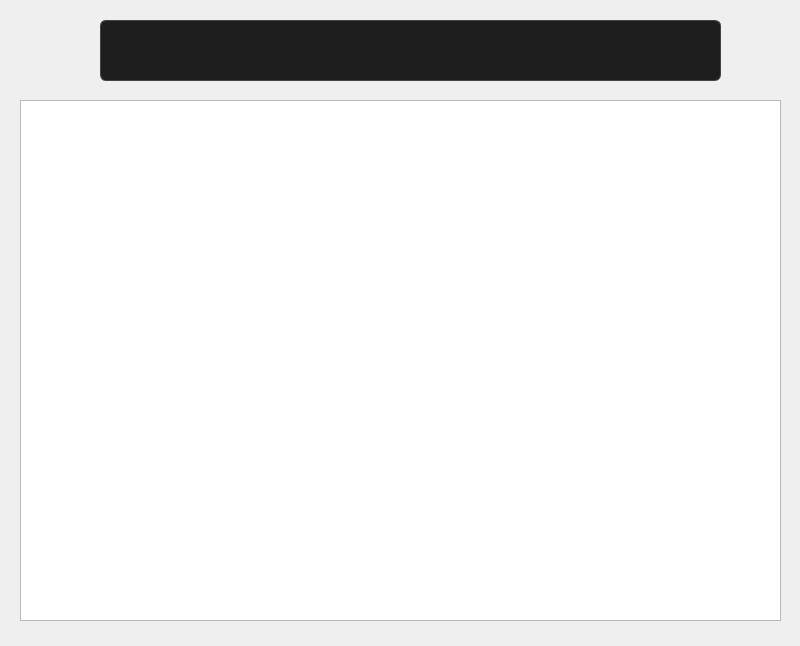
<?xml version="1.0" encoding="UTF-8"?>
<ui version="4.0">
 <class>viewUsers</class>
 <widget class="QWidget" name="viewUsers">
  <property name="geometry">
   <rect>
    <x>0</x>
    <y>0</y>
    <width>800</width>
    <height>646</height>
   </rect>
  </property>
  <property name="windowTitle">
   <string>Form</string>
  </property>
  <property name="styleSheet">
   <string notr="true">QMainWindow {
    background-color: #000000; /* الخلفية الرئيسية سوداء */
}

/* Sidebar */
QListWidget {
    background-color: #1e1e1e;
    color: #ffffff;
    border-radius: 8px;
    font-size: 12pt;
}
QListWidget::item:selected {
    background: #00a8ff;
    color: white;
}
QListWidget::item:hover {
    background: #333333;
}

/* Tabs */
QTabBar::tab {
    font-size: 12pt;
    padding: 8px 20px;
    margin: 4px;
    border-radius: 12px;
    background: #1e1e1e;
    color: #bbbbbb;
}
QTabBar::tab:selected {
    background: #44bd32;
    color: white;
    font-weight: bold;
}
QTabBar::tab:hover {
    background: #4cd137;
    color: white;
}

/* Forms (LineEdits, Labels) */
QLabel {
    color: #ffffff;
    font-size: 11pt;
}
QLineEdit {
    font-size: 11pt;
    padding: 6px;
    border: 1px solid #444444;
    border-radius: 6px;
    background: #1e1e1e;
    color: #ffffff;
}
QLineEdit:focus {
    border: 2px solid #44bd32;
    background: #2c2c2c;
    color: #ffffff;
}

/* Buttons */
QPushButton {
    font-size: 11pt;
    font-weight: bold;
    padding: 8px 16px;
    border-radius: 8px;
    color: white;
    background-color: #1e1e1e;
    border: 1px solid #444;
}
QPushButton#add {
    background-color: #44bd32;
}
QPushButton#add:hover {
    background-color: #4cd137;
}
QPushButton#update {
    background-color: #0097e6;
}
QPushButton#update:hover {
    background-color: #00a8ff;
}
QPushButton#delete {
    background-color: #e84118;
}
QPushButton#delete:hover {
    background-color: #c23616;
}
</string>
  </property>
  <widget class="QLineEdit" name="searchInput">
   <property name="geometry">
    <rect>
     <x>100</x>
     <y>20</y>
     <width>621</width>
     <height>61</height>
    </rect>
   </property>
   <property name="text">
    <string/>
   </property>
  </widget>
  <widget class="QTableWidget" name="usersTable">
   <property name="geometry">
    <rect>
     <x>20</x>
     <y>100</y>
     <width>761</width>
     <height>521</height>
    </rect>
   </property>
   <property name="styleSheet">
    <string notr="true">QMainWindow {
    background-color: #000000; /* الخلفية الرئيسية سوداء */
}

/* Sidebar */
QListWidget {
    background-color: #1e1e1e;
    color: #ffffff;
    border-radius: 8px;
    font-size: 12pt;
}
QListWidget::item:selected {
    background: #00a8ff;
    color: white;
}
QListWidget::item:hover {
    background: #333333;
}

/* Tabs */
QTabBar::tab {
    font-size: 12pt;
    padding: 8px 20px;
    margin: 4px;
    border-radius: 12px;
    background: #1e1e1e;
    color: #bbbbbb;
}
QTabBar::tab:selected {
    background: #44bd32;
    color: white;
    font-weight: bold;
}
QTabBar::tab:hover {
    background: #4cd137;
    color: white;
}

/* Forms (LineEdits, Labels) */
QLabel {
    color: #ffffff;
    font-size: 11pt;
}
QLineEdit {
    font-size: 11pt;
    padding: 6px;
    border: 1px solid #444444;
    border-radius: 6px;
    background: #1e1e1e;
    color: #ffffff;
}
QLineEdit:focus {
    border: 2px solid #44bd32;
    background: #2c2c2c;
    color: #ffffff;
}

/* Buttons */
QPushButton {
    font-size: 11pt;
    font-weight: bold;
    padding: 8px 16px;
    border-radius: 8px;
    color: white;
    background-color: #1e1e1e;
    border: 1px solid #444;
}
QPushButton#add {
    background-color: #44bd32;
}
QPushButton#add:hover {
    background-color: #4cd137;
}
QPushButton#update {
    background-color: #0097e6;
}
QPushButton#update:hover {
    background-color: #00a8ff;
}
QPushButton#delete {
    background-color: #e84118;
}
QPushButton#delete:hover {
    background-color: #c23616;
}
</string>
   </property>
  </widget>
 </widget>
 <resources/>
 <connections/>
</ui>
